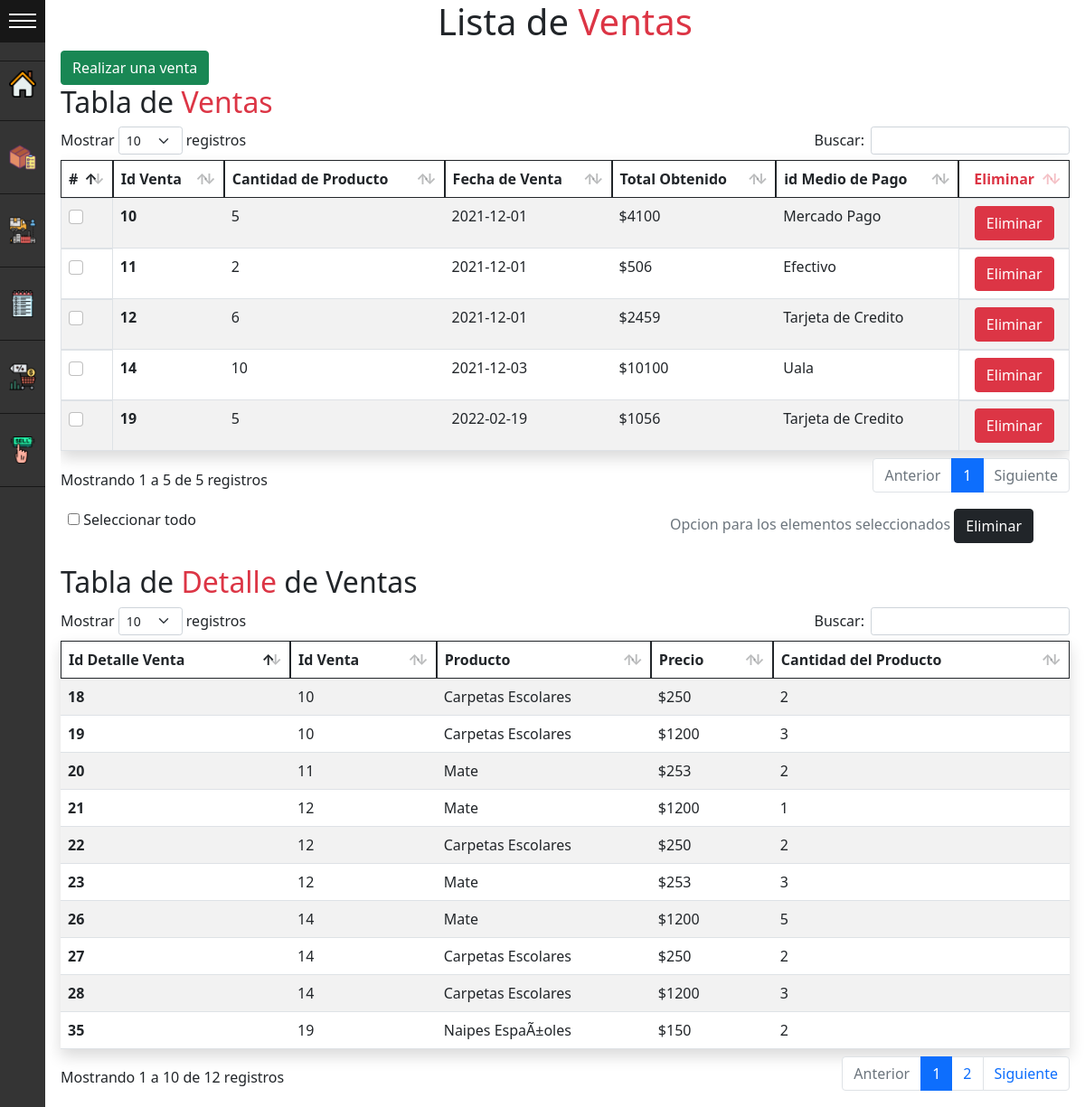
Page /Ventas/lista_venta.php (signed in) on the committed database.
### tables this page shows
CREATE TABLE `ventas` (
  `venta_id` int(100) NOT NULL,
  `ncant_prod` int(7) NOT NULL,
  `dfecha_venta` date NOT NULL,
  `nprecio_total` int(100) NOT NULL,
  `rela_med_pago_id` int(2) NOT NULL
);

CREATE TABLE `medios_pago` (
  `med_pago_id` int(2) NOT NULL,
  `cdescripcion_med_pago` varchar(255) NOT NULL
);

CREATE TABLE `detalle_ventas` (
  `det_venta_id` int(255) NOT NULL,
  `rela_venta_id` int(100) NOT NULL,
  `rela_producto_id` int(100) NOT NULL,
  `nprecio` int(10) NOT NULL,
  `ncant_x_prod` int(6) NOT NULL
);

CREATE TABLE `productos` (
  `producto_id` int(100) NOT NULL,
  `ncodigo_barra` varchar(13) NOT NULL,
  `cnombre_producto` varchar(255) NOT NULL,
  `cmarca_producto` varchar(255) NOT NULL,
  `rela_rubro_id` int(100) NOT NULL,
  `nstock_actual` int(11) NOT NULL,
  `nstock_min` int(4) NOT NULL,
  `nprecio_producto` int(10) NOT NULL,
  `dfecha_alta_producto` date NOT NULL,
  `rela_proveedor_id` int(100) NOT NULL
);

### Includes/header.php (called while the page is built, shortened)
<?php
$rol_usuario_sesion = $_SESSION['rela_rol_id'];
if($rol_usuario_sesion == 2){
   $acceso=0;
}else{
	$acceso=1;
}
?>

### Ventas/lista_venta.php (the view, shortened to what this page needs)
<?php
include("../Includes/header.php");
?>
<!doctype html>
<html>
<head>
<link rel="stylesheet" href="../css/bootstrap/css/bootstrap.min.css" type="text/css">
<link rel="stylesheet" type="text/css" href="../assets/datatables/datatables.min.css"/>
<link rel="stylesheet"  type="text/css" href="../assets/datatables/DataTables-1.11.3/css/dataTables.bootstrap5.min.css">
<link rel="stylesheet" href="../css/styles.css">
</head>
<body>
<header>
	<div class="container">
		<div class="row ">
			<div class="col-lg-12">
    		<h1 class="text-center">Lista de <span class="text-danger">Ventas</span></h1>
			</div>
		</div>
	</div>
</header>
<div id="sidemenu" class="menu-collapsed">
    <div id="header">
        <div id="menu-btn">
            <div class="btn-hamburguer"></div>
            <div class="btn-hamburguer"></div>
            <div class="btn-hamburguer"></div>
        </div>
    </div>
    <div id="profile">
    </div>
    <div id="menu-items">
        <div class="item">
            <a href="../inicio.php">
                <div class="icon"> <img src="../imagenes/iconos/inicio.png" width="40px"> </div>
            </a>
        </div>
        <div class="item separator">
        </div>
		<div class="item">
            <a href="../Productos/lista_productos.php">
                <div class="icon"> <img src="../imagenes/iconos/caja.png" width="40px"> </div>
            </a>
        </div>
        <div class="item separator">
        </div>
        <div class="item">
            <a href="../Proveedores/lista_prov.php">
                <div class="icon"> <img src="../imagenes/iconos/proveedor.png" width="40px"> </div>
            </a>
        </div>
        <div class="item separator">
        </div>
        <div class="item">
            <a href="../Tipos_productos/lista_tipop.php">
                <div class="icon"> <img src="../imagenes/iconos/rubros.png" width="40px"> </div>
            </a>
        </div>
        <div class="item separator">
        </div>
        <div class="item">
            <a href="../Ventas/lista_venta.php">
                <div class="icon"> <img src="../imagenes/iconos/bienes.png" width="40px"> </div>
            </a>
        </div>
        <div class="item separator">
        </div>
        <div class="item">
            <a href="../Ventas/nueva_venta.php">
                <div class="icon"> <img src="../imagenes/iconos/vender.png" width="40px"> </div>
            </a>
        </div>
        <div class="item separator">
        </div>
    </div>
</div>
<div class="container" style="">
        <div class="row">
            <div class="col-lg-12">
            <a class="btn btn-success" href="nueva_venta.php">Realizar una venta</a>
            </div>
    </div>
</div>
<?php
    require "../conexion.php";
    $consulta = "SELECT * from ventas order by venta_id asc";
    $resultado = $conexion->query($consulta);
    $consulta2 = "SELECT * from detalle_ventas order by det_venta_id asc";
    $resultado2 = $conexion->query($consulta2);
    ?>
<div class="container">
    <form action="../checked.php" method="POST">
    <div class="row">
        <div class="col-lg-12 col-md-12 col-sm-12 ">
        <h2>Tabla de <span class="text-danger">Ventas</span></h2>
        <div class="table-responsive">
        <table id="tablaVentas" class="shadow table table-striped table-hover">
            <thead>
            <tr>
            <?php if($acceso==1){	?>
			<th class="border border-dark">#</th>
			<?php }	?>
			<th class="border border-dark">Id Venta</th>
            <th class="border border-dark">Cantidad de Producto</th>
			<th class="border border-dark">Fecha de Venta</th>
			<th class="border border-dark">Total Obtenido</th>
			<th class="border border-dark">id Medio de Pago</th>
            <th class="border border-dark text-center text-danger">Eliminar</th>
            </tr>
            </thead>
            <?php
			$contador=0;
            while($fin = $resultado->fetch_assoc()){
                $contador=$contador+1;
                $med_pago_id=$fin["rela_med_pago_id"];
                $consulta_nombres= "SELECT * FROM medios_pago WHERE med_pago_id = $med_pago_id";
                $resultado_nombres = $conexion->query($consulta_nombres);
                while($endN= $resultado_nombres->fetch_assoc()){
                    $med_pago_nombre= $endN["cdescripcion_med_pago"];
                }
                echo  "<tr>";
                if($acceso==1){
                echo "<td class='border '> <input class='form-check-input case' type='checkbox' value='".$fin['venta_id']."' id='flexCheckDefault' name='check_".$contador."'></td>";
                }
                echo "<th>  ",$fin['venta_id'],"  </th>";
				echo "<td>  ",$fin['ncant_prod'],"  </td>";
                echo "<td >  ",$fin['dfecha_venta'],"  </td>";
				echo "<td> ", "$", $fin['nprecio_total'],"  </td>";
				echo "<td>  ",$med_pago_nombre,"  </td>";
              echo " <td class='text-center border'> <a class='btn btn-danger' Onclick='return ConfirmDelete();' href='../checked.php?eliminar=elimVenta&ids=".$fin['venta_id']."'>Eliminar</a> </td>";
              echo "</tr>";
          }
          ?>
      </table>
      </div>
    </div>
		<?php if($acceso==1){	?>
		<div class="d-flex bd-highlight mb-3 mt-2">
            <div class="p-2 flex-grow-1 bd-highlight">
            <input type="checkbox" id="selectall"> Seleccionar todo
			</div>
            <div class="p-2 bd-highlight">
            <span class="text-secondary">Opcion para los elementos seleccionados   </span>
            <input type="submit" class="btn btn-dark" name="eliminar" id="eliminar" value="Eliminar" Onclick="return ConfirmDelete();">
            </div>
            <div class="p-2 bd-highlight"></div>
            <div class="p-2 bd-highlight"></div>
        </div>
        <?php }	?>
    </form>
      <div class="col-lg-12 col-md-12 col-sm-12 mb-3">
      <h2>Tabla de <span class="text-danger">Detalle</span> de Ventas</h2>
      <table id="tablaProductos" class=" shadow table table-striped table-hover">
            <thead>
            <tr>
            <th class="border border-dark">Id Detalle Venta</th>
			<th class="border border-dark">Id Venta</th>
            <th class="border border-dark">Producto</th>
			<th class="border border-dark">Precio</th>
			<th class="border border-dark">Cantidad del Producto</th>
            </tr>
        	</thead>
            <?php
            while($fin2 = $resultado2->fetch_assoc()){
                $producto_id=$fin2["rela_producto_id"];
                $consulta_nombres= "SELECT * FROM productos WHERE producto_id = $producto_id";
                $resultado_nombres = $conexion->query($consulta_nombres);
                while($endP= $resultado_nombres->fetch_assoc()){
                    $producto_nombre= $endP["cnombre_producto"];
                }
                echo  "<tr>";
                echo "<th>  ",$fin2['det_venta_id'],"  </th>";
                echo "<td >  ",$fin2['rela_venta_id'],"  </td>";
				echo "<td>  ",$producto_nombre,"  </td>";
                echo "<td >  ", "$", $fin2['nprecio'],"  </td>";
				echo "<td>  ",$fin2['ncant_x_prod'],"  </td>";
                echo "</tr>";
          }
          ?>
      </table>
      </div>
      </div>
</body>
</html>

### css/styles.css (style rules this page uses)
* { margin: 0; padding: 0; box-sizing: border-box; }
:root { --width:150px; --padding:10px; --bgcolor:rgb(52,52,52); --hovercolor: rgb(23,23,23); --width-collapsed:50px; }
body { margin-left:var(--width-collapsed); }
#sidemenu { background-color: var(--bgcolor); color: white; position:fixed; height:100%; left:0; top:0; }
#sidemenu a { color: white; text-decoration: none; }
#sidemenu #header { box-sizing: border-box; border-bottom: solid 1px var(--hovercolor); }
#sidemenu #header #title, #sidemenu #header #menu-btn { vertical-align: middle; }
#sidemenu #header #menu-btn { display: inline-block; }
#sidemenu #header #menu-btn { cursor: pointer; padding: 10px; width: var(--width-collapsed); box-sizing:border-box; }
#sidemenu #header #menu-btn .btn-hamburguer { background-color: #fff; width: 100%; height:2px; margin: 5px 0; }
#sidemenu #profile { border-bottom: solid 1px var(--hovercolor); padding: var(--padding) 0; text-align:center; }
#sidemenu #menu-items { overflow:hidden; }
#sidemenu #menu-items .item { width: var(--width); }
#sidemenu #menu-items .item .icon { display: inline-block; }
#sidemenu #menu-items .item .icon, #sidemenu #menu-items .item .title { font-size:14px; vertical-align: middle; overflow: hidden; display: inline-block; }
#sidemenu #menu-items .item a { display:block; }
#sidemenu #menu-items .item .icon { box-sizing: border-box; padding: var(--padding); width: var(--width-collapsed); }
#sidemenu #menu-items .item .icon img { width:100%; }
#sidemenu #menu-items .item.separator { height: 1px; border-bottom: solid 1px var(--hovercolor); margin:15px 0 }
.menu-collapsed { width: var(--width-collapsed); }
.menu-collapsed .item { width:100px; }
h1 { font-size: 40px; }
a { text-decoration:none; }

### rows in the picture
ventas: venta_id "10", ncant_prod "5", dfecha_venta "2021-12-01", nprecio_total "4100", medios_pago.cdescripcion_med_pago "Mercado Pago"
ventas: venta_id "11", ncant_prod "2", dfecha_venta "2021-12-01", nprecio_total "506", medios_pago.cdescripcion_med_pago "Efectivo"
ventas: venta_id "12", ncant_prod "6", dfecha_venta "2021-12-01", nprecio_total "2459", medios_pago.cdescripcion_med_pago "Tarjeta de Credito"
ventas: venta_id "14", ncant_prod "10", dfecha_venta "2021-12-03", nprecio_total "10100", medios_pago.cdescripcion_med_pago "Uala"
ventas: venta_id "19", ncant_prod "5", dfecha_venta "2022-02-19", nprecio_total "1056", medios_pago.cdescripcion_med_pago "Tarjeta de Credito"
detalle_ventas: det_venta_id "18", rela_venta "10", productos.cnombre_producto "Carpetas Escolares", nprecio "250", ncant_x_prod "2"
detalle_ventas: det_venta_id "19", rela_venta "10", nprecio "1200", ncant_x_prod "3"
productos: cnombre_producto "Carpetas Escolares"
detalle_ventas: det_venta_id "20", rela_venta "11", productos.cnombre_producto "Mate", nprecio "253", ncant_x_prod "2"
detalle_ventas: det_venta_id "21", rela_venta "12", nprecio "1200", ncant_x_prod "1"
productos: cnombre_producto "Mate"
detalle_ventas: det_venta_id "22", rela_venta "12", productos.cnombre_producto "Carpetas Escolares", nprecio "250", ncant_x_prod "2"
detalle_ventas: det_venta_id "23", rela_venta "12", productos.cnombre_producto "Mate", nprecio "253", ncant_x_prod "3"
detalle_ventas: det_venta_id "26", rela_venta "14", nprecio "1200", ncant_x_prod "5"
detalle_ventas: det_venta_id "27", rela_venta "14", productos.cnombre_producto "Carpetas Escolares", nprecio "250", ncant_x_prod "2"
detalle_ventas: det_venta_id "28", rela_venta "14", nprecio "1200", ncant_x_prod "3"
detalle_ventas: det_venta_id "35", rela_venta "19", productos.cnombre_producto "Naipes EspaÃ±oles", nprecio "150", ncant_x_prod "2"
